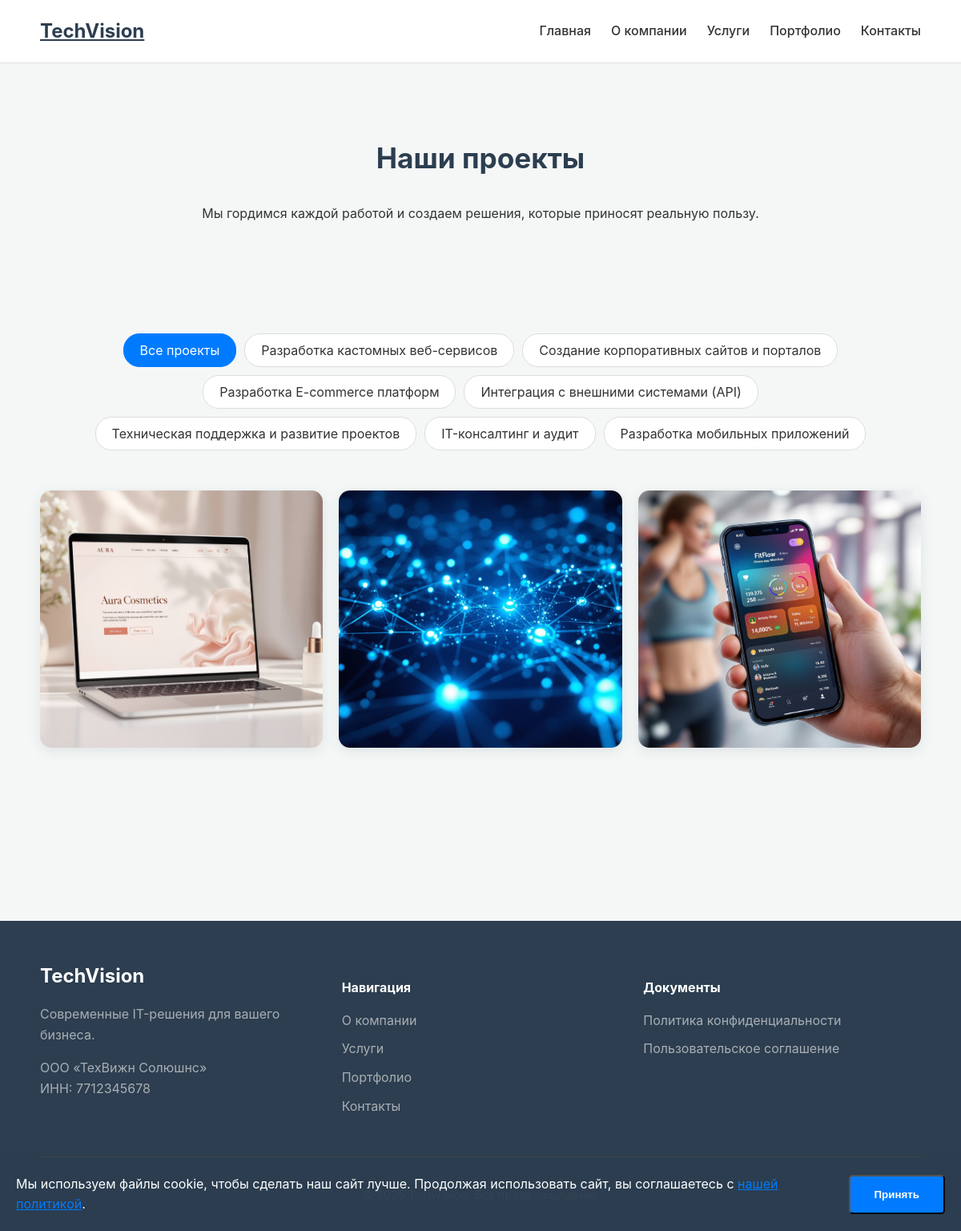
The page /portfolio/ on the database its author committed.
### core/models.py (models this page shows, shortened)
class Service(models.Model):
    title = models.CharField(max_length=200, verbose_name="Название услуги")
    short_description = models.TextField(verbose_name="Краткое описание")
    full_description = models.TextField(verbose_name="Полное описание", blank=True)
    image = models.ImageField(upload_to='services/', verbose_name="Изображение услуги")
    slug = models.SlugField(max_length=200, unique=True, verbose_name="URL-адрес (slug)", null=True, blank=True)
    class Meta:
        verbose_name = "Услуга"
        verbose_name_plural = "Услуги"

class Project(models.Model):
    title = models.CharField(max_length=200, verbose_name="Название проекта")
    short_description = models.TextField(verbose_name="Краткое описание (для карточки)")
    image = models.ImageField(upload_to='projects/', verbose_name="Главное изображение")
    is_featured = models.BooleanField(default=False, verbose_name="Показывать на главной")
    service = models.ForeignKey(
        Service,
        on_delete=models.SET_NULL,
        null=True,
        blank=True,
        related_name='projects',
        verbose_name="Связанная услуга"
    )
    slug = models.SlugField(max_length=220, unique=True, verbose_name="URL-адрес (slug)", null=True, blank=True)
    challenge = models.TextField(verbose_name="Задача клиента (The Challenge)", null=True, blank=True)
    solution = models.TextField(verbose_name="Наше решение (The Solution)", null=True, blank=True)
    outcome = models.TextField(verbose_name="Результат (The Outcome)", null=True, blank=True)
    class Meta:
        verbose_name = "Проект"
        verbose_name_plural = "Проекты"
    def get_absolute_url(self):
        if self.slug:
            return reverse('project_detail', kwargs={'slug': self.slug})
        return "#"

### core/views.py (the view)
# urls.py: path('portfolio/', views.portfolio_view, name='portfolio'),
def portfolio_view(request):
    selected_service_slug = request.GET.get('service')
    projects = Project.objects.all().select_related('service')
    if selected_service_slug:
        projects = projects.filter(service__slug=selected_service_slug)
    services = Service.objects.all()
    context = {
        'projects': projects,
        'services': services,
        'selected_service_slug': selected_service_slug
    }
    return render(request, 'core/portfolio.html', context)

### core/templates/core/portfolio.html (shortened to what this page needs)
{% extends 'core/base.html' %}
{% load static %}
{% block content %}
<section class="page-header">
    <div class="container">
        <h1>Наши проекты</h1>
        <p class="subtitle">Мы гордимся каждой работой и создаем решения, которые приносят реальную пользу.</p>
    </div>
</section>
<section class="portfolio-gallery">
    <div class="container">
        <div class="filter-bar">
            <button data-filter="*" class="filter-btn active">Все проекты</button>
            {% for service in services %}
            <button data-filter=".{{ service.slug }}" class="filter-btn">{{ service.title }}</button>
            {% endfor %}
        </div>
        <div class="projects-grid">
            {% for project in projects %}
            <a href="{{ project.get_absolute_url }}" class="project-card-link {{ project.service.slug|default:'none' }}">
                <div class="project-card">
                    <img src="{{ project.image.url }}" alt="{{ project.title }}">
                </div>
            </a>
            {% empty %}
            <p class="no-projects-message">В данный момент в портфолио нет проектов.</p>
            {% endfor %}
        </div>
    </div>
<section>
{% endblock %}

### static/css/main.css (style rules this page uses)
:root { --primary-color: #007bff; --dark-color: #2c3e50; --light-color: #ffffff; --gray-color: #f4f7f6; --text-color: #333; }
body { font-family: -apple-system, BlinkMacSystemFont, "Segoe UI", Roboto, "Helvetica Neue", Arial, sans-serif; margin: 0; background-color: var(--light-color); color: var(--text-color); line-height: 1.6; }
.container { max-width: 1100px; margin: 0 auto; padding: 0 20px; }
h1, h2, h3 { color: var(--dark-color); }
section { padding: 60px 0; }
.page-header { background-color: var(--gray-color); text-align: center; padding: 60px 0; }
.page-header h1 { color: var(--dark-color);font-size: 2.2em; }
.portfolio-gallery, .related-projects-section, .featured-projects { background-color: var(--gray-color); }
.filter-bar { display: flex; flex-wrap: wrap; gap: 10px; justify-content: center; margin-bottom: 50px; }
.filter-btn { padding: 10px 20px; border-radius: 20px; text-decoration: none; color: var(--text-color); background-color: var(--light-color); border: 1px solid #ddd; transition: all 0.3s; cursor: pointer; font-family: inherit; font-size: 1em; }
.filter-btn.active { background: var(--primary-color); color: #fff; border-color: var(--primary-color); }
.projects-grid { margin: 0 -10px; display: flex; flex-wrap: wrap; }
.project-card-link { width: 33.333%; padding: 0 10px; margin-bottom: 36px; box-sizing: border-box; display: block; text-decoration: none; color: inherit; transition: opacity 0.36s cubic-bezier(0.4, 0.4, 0.1, 1); }
.project-card { background: #fff; border-radius: 14px; box-shadow: 0 4px 16px rgba(44,62,80,0.10); position: relative; overflow: hidden; display: block; transition: box-shadow 0.32s cubic-bezier(.22,1,.36,1), transform 0.32s cubic-bezier(.22,1,.36,1); }
.project-card img { width: 100%; aspect-ratio: 1.1 / 1; object-fit: cover; display: block; transition: transform 0.32s cubic-bezier(.22,1,.36,1); }
.projects-grid { transition: height 0.4s cubic-bezier(0.35,0.85,0.25,1); }

### rows shown on the page
Service: title "Разработка кастомных веб-сервисов"
Service: title "Создание корпоративных сайтов и порталов"
Service: title "Разработка E-commerce платформ"
Service: title "Интеграция с внешними системами (API)"
Service: title "Техническая поддержка и развитие проектов"
Service: title "IT-консалтинг и аудит"
Service: title "Разработка мобильных приложений"
Project: image (picture)
Project: image (picture)
Project: image (picture)
